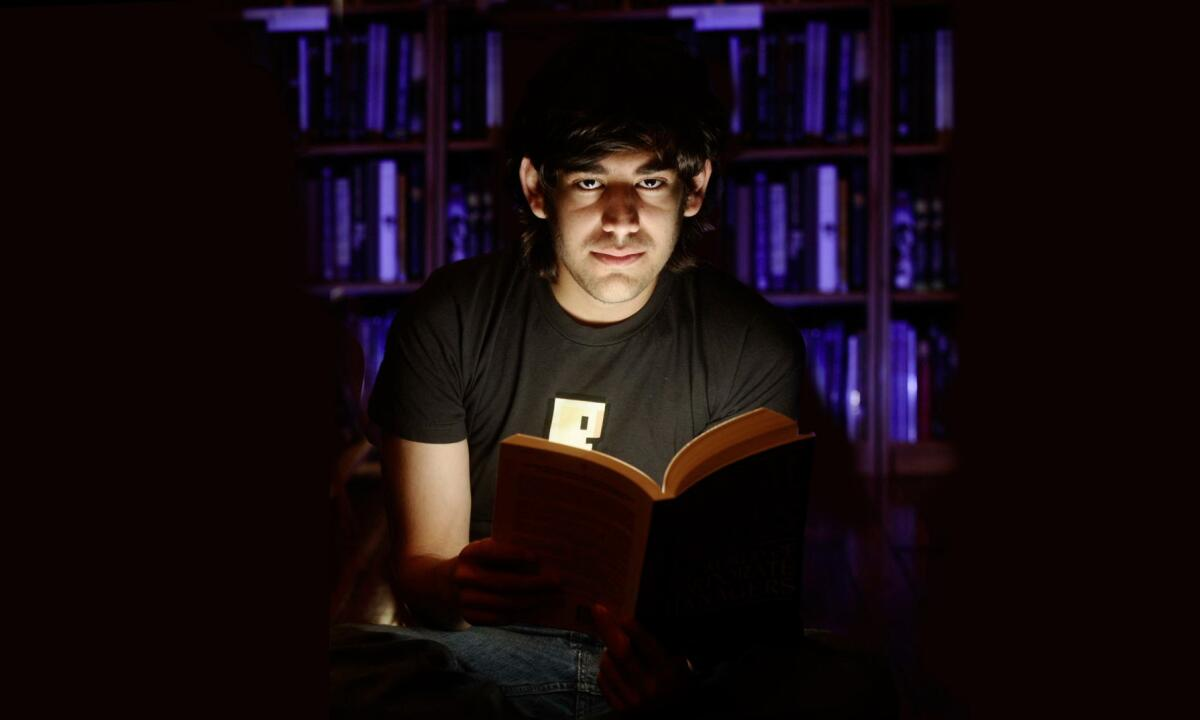
#> input picture swartz.jpg, 1200 x 720 px, found by its file name
$ python Median.py
#> lines starting #> are read from the running program, lines starting #| are printed output that depends on the picture
import cv2
import numpy as np
# It is especially effective against noise consisting of black and white dots, which we call "Salt and Pepper".

#Median Blurring sorts the pixels under the kernel and selects the value in the exact middle.

image=cv2.imread("swartz.jpg")
#> image is the input picture: shape (720, 1200, 3); mean B, G, R 14.7, 11.4, 22.2
image=cv2.resize(image,(300,300))
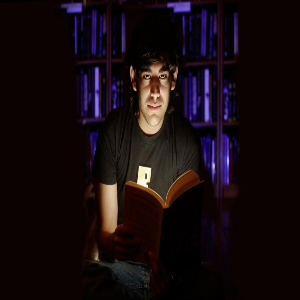
#> image: shape (300, 300, 3); mean B, G, R 14.7, 11.3, 22.2

m_blurring=cv2.medianBlur(image,5)# Since the kernel must be a square, the 5 here represents the length of one side of the square.
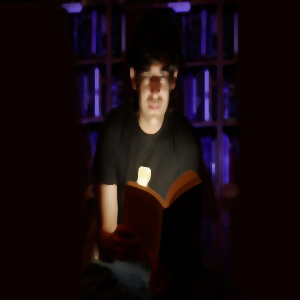
#> m_blurring: shape (300, 300, 3); mean B, G, R 13.9, 10.8, 21.7

collage=cv2.hconcat([image,m_blurring])
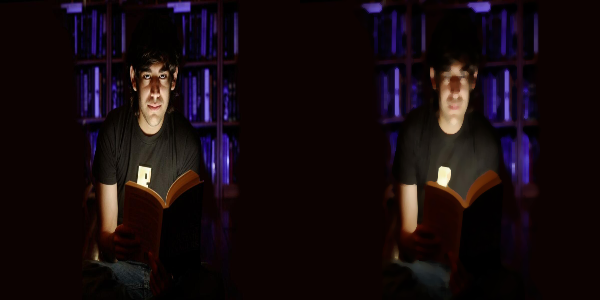
#> collage: shape (300, 600, 3); mean B, G, R 14.3, 11.1, 21.9
cv2.imshow("Median Blurring",collage )
cv2.waitKey(0)
cv2.destroyAllWindows()


# What does the result look like if salt and pepper is applied to an image with noise?

def sp_noise(image, prob=0.01):
#> called with prob = 0.01
    noisy = image.copy()
    rnd = np.random.rand(*image.shape[:2])

    noisy[rnd < prob] = 0       # biber
    noisy[rnd > 1 - prob] = 255 # tuz
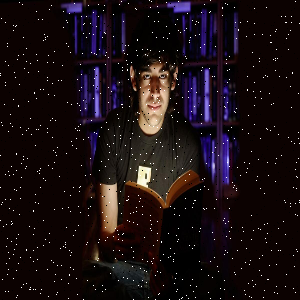
#> noisy: shape (300, 300, 3); mean B, G, R 17, 13.7, 24.3
    return noisy

noisy_image = sp_noise(image)
noisy_image=cv2.resize(noisy_image,(300,300))

m_blurring=cv2.medianBlur(noisy_image,5)

collage=cv2.hconcat([image,noisy_image,m_blurring])
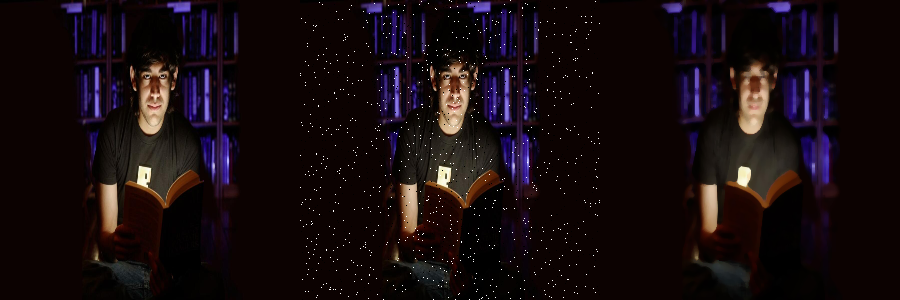
#> collage: shape (300, 900, 3); mean B, G, R 15.2, 12, 22.7
cv2.imshow("Original image --> Salt and pepper noise version --> Median blur applied version",collage)
cv2.waitKey(0)
cv2.destroyAllWindows()
